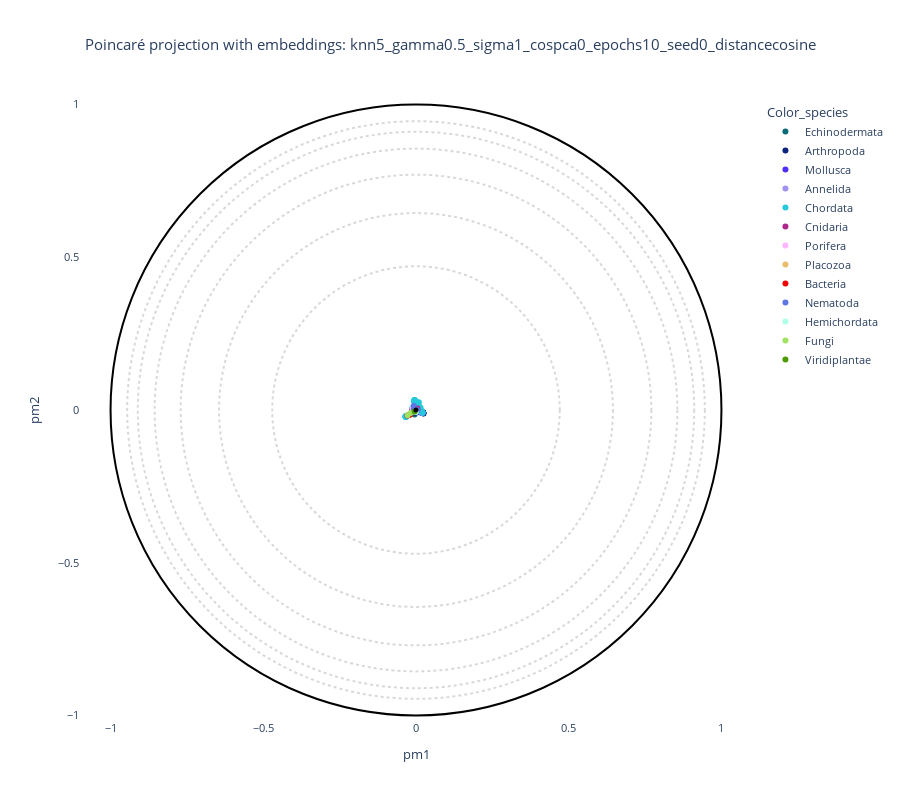
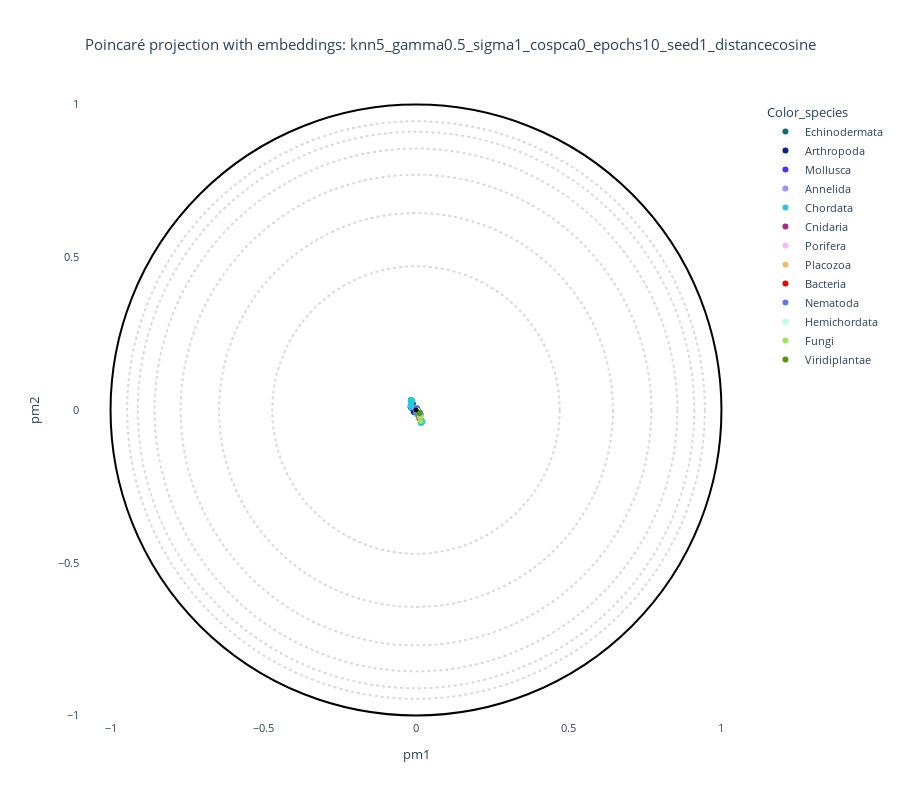
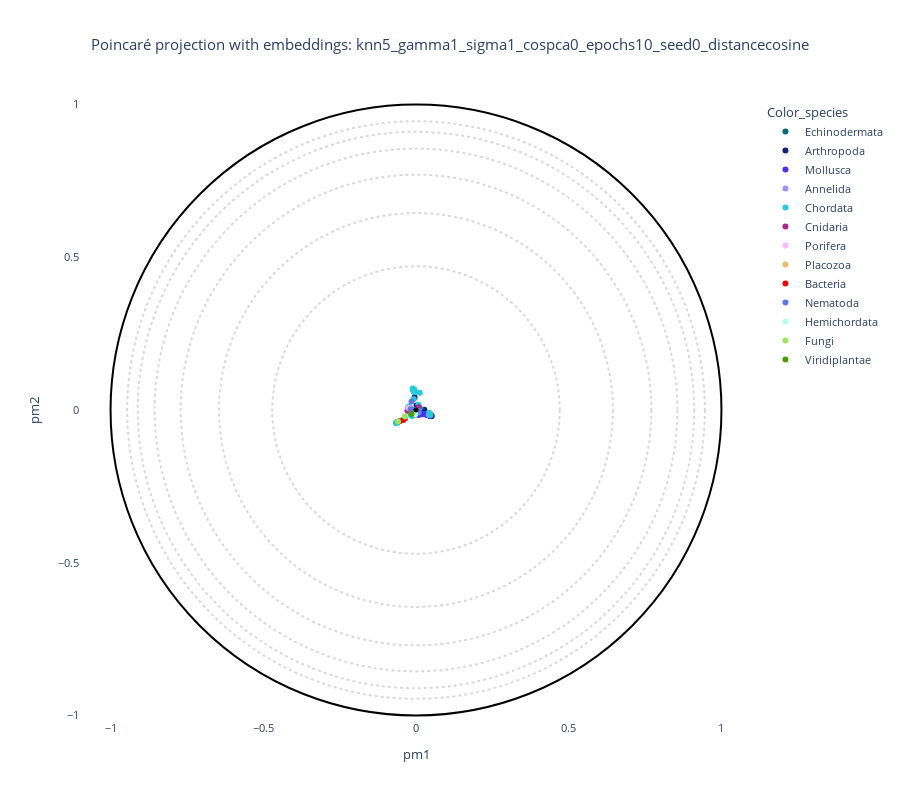
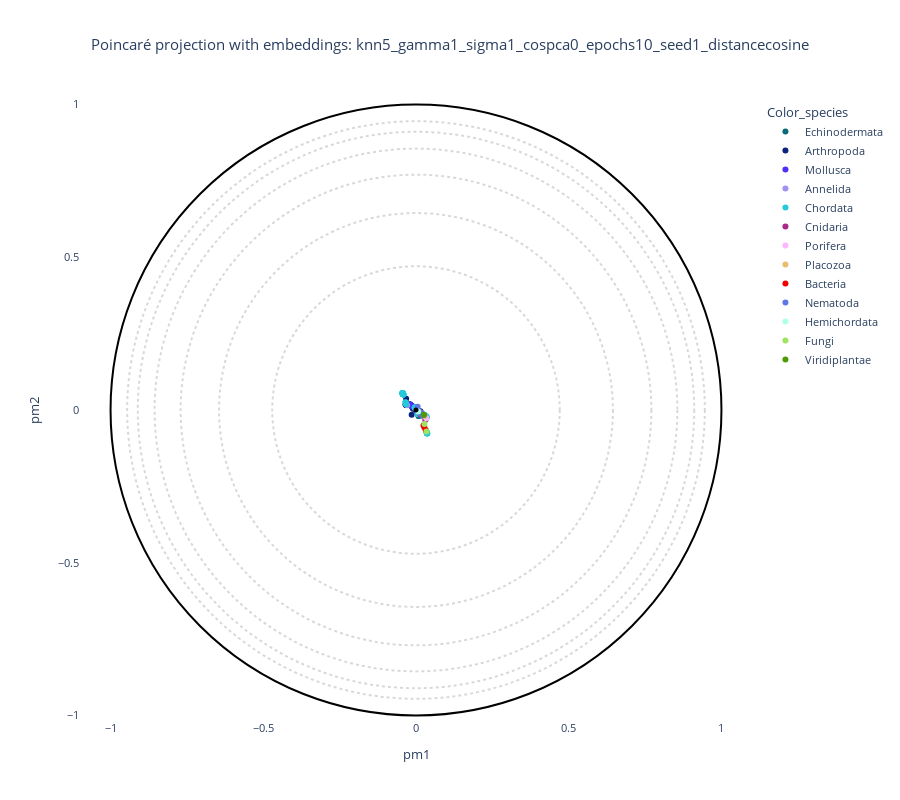

Notebook code cell kept with these figures, in order:
### Markdown cell above
## Grid search & plot

### Code cell
# %%
print("=== Starting grid search ===")
df_annotation = pd.read_csv(path_annotation_csv)
# List to store the results of projections
results = []

# Add these imports at the beginning if not already present
import numpy as np
import torch
from sklearn.preprocessing import StandardScaler

# Define a custom color palette for visualization
globin_palette = {
    'Echinodermata': '#086b75', 'Arthropoda': '#0b237c', 'Mollusca': '#512ff8',
    'Annelida': '#a191f3', 'Chordata': '#26c9d9', 'Cnidaria': '#ad288b',
    'Porifera': '#fdb7fd', 'Placozoa': '#e9bd6b', 'Bacteria': '#f10000',
    'Nematoda': '#5d78e3', 'Hemichordata': '#b0ffe8', 'Fungi': '#a0e361',
    'Viridiplantae': '#4d9b03'
}

# Generate all parameter combinations
keys = list(grid.keys())
values = list(grid.values())
combinations = list(itertools.product(*values))

for combo in combinations:
    params = dict(zip(keys, combo))
    # Create a folder for each combination
    folder_name = "_".join([f"{k}{v}" for k, v in params.items()])
    folder_output = os.path.join(output_base, folder_name)
    os.makedirs(folder_output, exist_ok=True)
    print(f"\n--- Running projection for {folder_name} ---")

    # 1. Run Poincaré map
    cmd = build_command(params, folder_output + "/")
    print("CMD:", cmd)
    os.system(cmd)

    # 2. Load projection
    projection_file = load_projection(folder_output, params)
    if not os.path.exists(projection_file):
        print(f"Projection file not found: {projection_file}")
        continue

    df_emb = read_embeddings(projection_file, path_annotation_csv, withroot=False)

    # 3. Generate and display interactive plot
    if data_type == "plm":
        title = f"Poincaré projection with embeddings: {folder_name}"
    elif data_type == "plm_aae":
        title = f"Poincaré projection with AAE embeddings: {folder_name}"
    elif data_type == "pssm":
        title = f"Poincaré projection without embeddings: {folder_name}"
    else:
        title = f"Poincaré projection with RFA matrix: {folder_name}"

    fig = plot_embedding_interactive(
        df_emb,
        labels_name="Color_species",
        color_palette=globin_palette,
        title=title,
        fontsize=11
    )
    fig.show()

    # Save the plot
    output_html = os.path.join(folder_output, f"projection_{folder_name}.html")
    fig.write_html(output_html)
    print(f"✔ Saved projection to → {output_html}")

    # 4. Calculate quality metrics 
    true_labels = df_emb["Color_species"].values 
    coord_low = df_emb[["pm1", "pm2"]].values
    try:
        # Load original high-dimensional data with proper handling for PSSM
        if data_type in ["plm", "plm_aae"]:
            # Load PLM/AAE embeddings
            embedding_files = [f for f in os.listdir(embedding_paths[data_type]) if f.endswith('.pt')]
            features_list = []
            for file in sorted(embedding_files):
                try:
                    embedding_data = torch.load(os.path.join(embedding_paths[data_type], file))
                    if 'aae_embedding' in embedding_data:
                        emb = embedding_data['aae_embedding']
                    elif 'embedding' in embedding_data:
                        emb = embedding_data['embedding']
                    else:
                        emb = next(v for v in embedding_data.values() if isinstance(v, torch.Tensor))
                    if isinstance(emb, torch.Tensor):
                        emb = emb.numpy()
                    if len(emb.shape) == 1:
                        emb = emb.reshape(1, -1)
                    features_list.append(emb)
                except Exception as e:
                    print(f"Error loading {file}: {e}")
                    features_list.append(np.zeros((1, 768)))  # Default embedding size
            features = np.concatenate(features_list, axis=0)
        elif data_type == "pssm":
            # Load PSSM files 
            pssm_files = [f for f in os.listdir("globins_data/fasta0.9/") if f.endswith('.aamtx')]
            features_list = []
            # Check if we found any PSSM files
            if not pssm_files:
                print(f"No PSSM files found in globins_data/fasta0.9/")
                result = {
                    "params": params,
                    "ARI": None,
                    "FMS": None,
                    "Qlocal": None,
                    "Qglobal": None,
                    "Qnx": np.zeros(5),
                    "projection_file": projection_file,
                }
                results.append(result)
                continue  # Skip to next parameter combination

            # Load first file to determine expected size
            first_file = os.path.join("globins_data/fasta0.9/", pssm_files[0])
            first_pssm = np.loadtxt(first_file)
            expected_size = first_pssm.size  # Total elements in the matrix

            for file in sorted(pssm_files):
                try:
                    pssm = np.loadtxt(os.path.join("globins_data/fasta0.9/", file))
                    # Flatten and ensure consistent size
                    flattened = pssm.flatten()
                    if len(flattened) != expected_size:
                        print(f"Warning: File {file} has unexpected size {len(flattened)}, expected {expected_size}")
                        # Pad or truncate to match expected size
                        if len(flattened) < expected_size:
                            padded = np.zeros(expected_size)
                            padded[:len(flattened)] = flattened
                            features_list.append(padded)
                        else:
                            features_list.append(flattened[:expected_size])
                    else:
                        features_list.append(flattened)
                except Exception as e:
                    print(f"Error loading {file}: {e}")
                    features_list.append(np.zeros(expected_size))

            features = np.array(features_list)

            # Verify we have valid features
            if features.shape[0] == 0:
                print("No valid features loaded from PSSM files")
                result = {
                    "params": params,
                    "ARI": None,
                    "FMS": None,
                    "Qlocal": None,
                    "Qglobal": None,
                    "Qnx": np.zeros(5),
                    "projection_file": projection_file,
                }
                results.append(result)
                continue  # Skip to next parameter combination

        # Debug information
        print(f"DEBUG - Features shape: {features.shape}")
        print(f"DEBUG - Coord_low shape: {coord_low.shape}")
        print(f"DEBUG - True labels length: {len(true_labels)}")

        # Check for empty arrays
        if features.shape[0] == 0:
            print("Warning: Empty features array - cannot calculate metrics")
            result = {
                "params": params,
                "ARI": None,
                "FMS": None,
                "Qlocal": None,
                "Qglobal": None,
                "Qnx": np.zeros(5),
                "projection_file": projection_file,
            }
            results.append(result)
            continue  # Skip to next parameter combination

        # Ensure all arrays have the same number of samples
        min_samples = min(features.shape[0], coord_low.shape[0], len(true_labels))
        features = features[:min_samples]
        coord_low = coord_low[:min_samples]
        true_labels = true_labels[:min_samples]

        # Handle NaN/inf values
        features = np.nan_to_num(features)
        coord_low = np.nan_to_num(coord_low)

        # Standardize features only if we have valid data
        if features.shape[0] > 0 and features.shape[1] > 0:
            scaler = StandardScaler()
            features = scaler.fit_transform(features)
        else:
            print("Warning: Cannot standardize empty or 1D features array")
            # Reshape to 2D if needed
            if len(features.shape) == 1:
                features = features.reshape(-1, 1)

        # Calculate Poincaré distances
        model = PoincareMaps(coord_low)
        model.get_distances()
        D_proj = model.distances

        # Handle any NaN in distance matrix
        D_proj = np.nan_to_num(D_proj)

        # Calculate clustering metrics
        clusters = detect_cluster(D_proj, n_clusters=min(len(np.unique(true_labels)), len(true_labels)-1))
        ARI, FMS = get_scores(true_labels, clusters)

        # Calculate Q metrics with safety checks
        print("Calculating Q metrics...")
        # Ensure we have enough samples for k-neighbors
        k_neighbors = min(5, features.shape[0]-1)
        if k_neighbors < 1:
            k_neighbors = 1

        try:
            Qlocal, Qglobal, Kmax, df_Q = get_quality_metrics(
                coord_high=features,
                coord_low=coord_low,
                distance="poincare",
                setting="manifold",
                k_neighbours=k_neighbors
            )
            print(f"Successfully calculated Q metrics: Qlocal={Qlocal}, Qglobal={Qglobal}")
            # Store all results
            result = {
                "params": params,
                "ARI": ARI,
                "FMS": FMS,
                "Qlocal": Qlocal,
                "Qglobal": Qglobal,
                "Qnx": df_Q.Qnx.to_numpy() if hasattr(df_Q, 'Qnx') else np.zeros(k_neighbors),
                "projection_file": projection_file,
            }
        except Exception as e:
            print(f"Error calculating Q metrics: {e}")
            result = {
                "params": params,
                "ARI": ARI,
                "FMS": FMS,
                "Qlocal": None,
                "Qglobal": None,
                "Qnx": np.zeros(k_neighbors),
                "projection_file": projection_file,
            }
        results.append(result)
    except Exception as e:
        print(f"Error calculating metrics: {e}")
        import traceback
        traceback.print_exc()
        # Store partial results if metrics calculation fails
        result = {
            "params": params,
            "ARI": None,
            "FMS": None,
            "Qlocal": None,
            "Qglobal": None,
            "Qnx": np.zeros(5),
            "projection_file": projection_file,
        }
        results.append(result)
        
print("\n=== Grid search complete ===")
